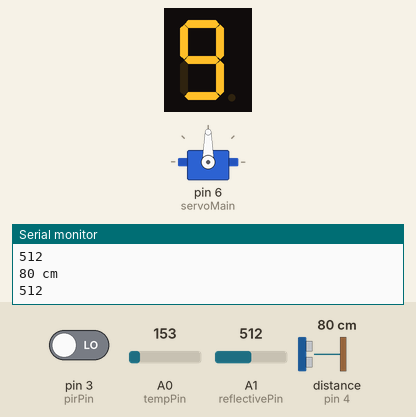
The sketch below on a simulated Arduino Uno, built with avr-gcc and run on an emulated ATmega328P. On the bench: 1-digit seven-segment display, servo, the last lines printed to the serial monitor. Wiring (inferred from the names in the program): ultrasonic range finder: trigger pin 5; echo pin 4; 1-digit 7-segment display, segments lit when HIGH: segments pin 7, pin 8, pin 9, pin 10, pin 11, pin 12, pin 13. The inputs (shaded band) are chosen by the test bench; at power-on: pin 3 (pirPin) LOW, distance to the obstacle (sensor on pin 4) 80 cm, A0 (tempPin) = 153, A1 (reflectivePin) = 512. The echo pulse lasts 58.3 µs per cm; the segment pins are drawn as the display they are named for.

Above: at 3.8 s.
3.9 s: pin 3 (pirPin) driven HIGH
At 6.8 s:
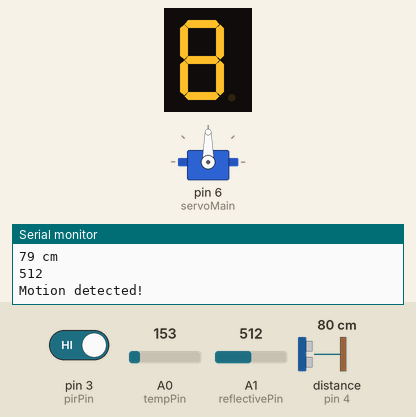
11.5 s: distance to the obstacle (sensor on pin 4) set to 13 cm
15.4 s: distance to the obstacle (sensor on pin 4) set to 10 cm
At 19.8 s:
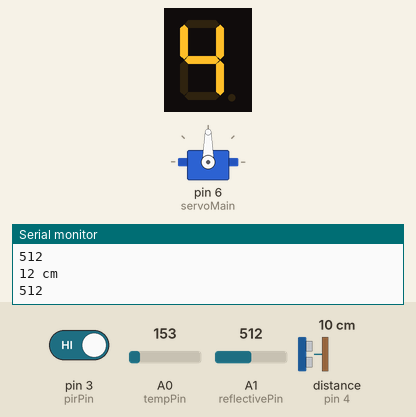
23.1 s: distance to the obstacle (sensor on pin 4) set to 2 cm
At 29.2 s:
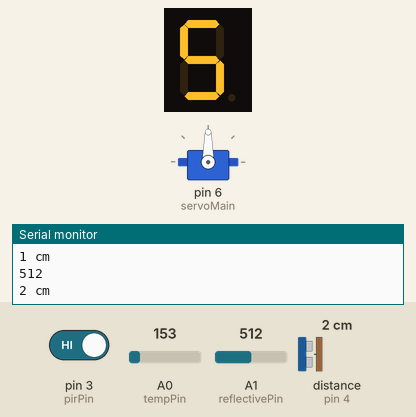
30.8 s: distance to the obstacle (sensor on pin 4) set to 5 cm
At 35.1 s:
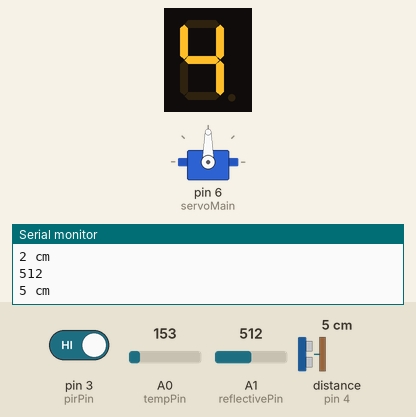
37.5 s: pin 3 (pirPin) driven LOW
At 39.8 s:
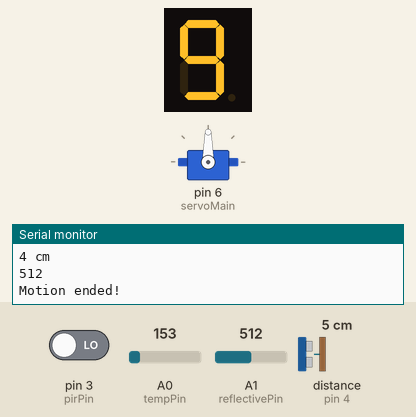
Timing chart, 0 to 41.3 s (numbered marks = the images above; inputs shaded):
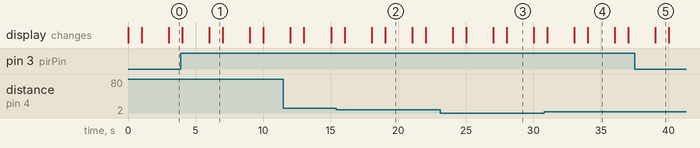

Measured:
- after the input at 3.9 s, the display: first differs from a run without the input after 2.1 s (image 1)
- after the input at 15.4 s, the display: first differs from a run without the input after 3.6 s (image 2)
- after the input at 23.1 s, the display: first differs from a run without the input after 1.9 s (image 3)
- after the input at 30.8 s, the display: first differs from a run without the input after 3.2 s (image 4)
- what the display in image 1 shows lasts 1.0 s, from 6.0 s to 7.0 s
- what the display in image 2 shows lasts 2.0 s, from 19.0 s to 21.0 s

The sketch:

Prototype_11-5-16.ino
```cpp
#include <Servo.h>

//PIR Sensor Pins
#define pirPin 3

//Ping Sensor Pins
#define trigPin 5
#define echoPin 4


//7-Segment LED Pins
#define A 7
#define B 8
#define C 9
#define D 10
#define E 11
#define F_SEG 12
#define G 13

//Misc. Definitions
#define aref_voltage 3.3
#define ON HIGH
#define OFF LOW

//Temperature Variables
int tempPin = 0;
int tempReading;
float maxTemp = 23.00;

//Reflective Sensor Variables
int reflectivePin = 1;

//Servo Variables
Servo servoMain;

//PIR Sensor Variables
int pirState = LOW;
int pirValue = 0;

// Microphone Variables
#define MIC A2
int micReading = 0;


void setup() {
  //LED Setup
  pinMode(A, OUTPUT);
  pinMode(B, OUTPUT);
  pinMode(C, OUTPUT);
  pinMode(D, OUTPUT);
  pinMode(E, OUTPUT);
  pinMode(F_SEG, OUTPUT);
  pinMode(G, OUTPUT);

  //Temperature Setup
  analogReference(EXTERNAL);

  //Servo Setup
  servoMain.attach(6); //Connects the Servo to Digital Pin 6

  //Ping Sensor Setup
  pinMode(trigPin, OUTPUT);
  pinMode(echoPin, INPUT);

  Serial.begin(9600);

}

void loop()
{

  //------------------------Reflective Sensor Readings------------------------------
  int reflectiveValue = analogRead(reflectivePin);
  Serial.println(reflectiveValue);

  //-------------------------Temp Readings-----------------------------
  tempReading = analogRead(tempPin);
  float voltage = tempReading * aref_voltage;
  voltage /= 1024.0;
  float temperatureC = (voltage - 0.5) * 50;

  //-------------------------Ping Readings------------------------------
  long duration, distance;
  digitalWrite(trigPin, LOW);  // Added this line
  delayMicroseconds(2); // Added this line
  digitalWrite(trigPin, HIGH);
  delayMicroseconds(10); // Added this line
  digitalWrite(trigPin, LOW);
  duration = pulseIn(echoPin, HIGH);
  distance = (duration/2) / 29.1;

  //-------------------------PIR Readings-----------------------------
  pirValue = digitalRead(pirPin);  // read input value


    //*********************PIR Testing*********************
  if (pirValue == HIGH)
  {            // check if the input is HIGH
    eight();
    if (pirState == LOW)
    {
      // we have just turned on
      Serial.println("Motion detected!");
      // We only want to print on the output change, not state
      pirState = HIGH;
    }
  }

  else
  {
    nine();
    if (pirState == HIGH)
    {
      // we have just turned of
      Serial.println("Motion ended!");
      // We only want to print on the output change, not state
      pirState = LOW;
    }
  }

  delay(1000);


  //*********************Reflective Testing*********************
//  if( reflectiveValue >= 500)
//  {
//    six();
//    delay(1000);
//  }
//  else
//  {
//    seven();
//    delay(1000);
//  }

  //*********************Ping Testing*********************
  if (distance > 4 && distance <= 10)
  {  // This is where the LED On/Off happens
    four();
    delay(1000);
  }
  else
  {
    five();
    delay(1000);
  }
  if (distance >= 200 || distance <= 0)
  {
    Serial.println("Out of range");
  }
  else
  {
    Serial.print(distance);
    Serial.println(" cm");
  }

  delay(1000);

  //*********************Temp & LED Testing*********************
//  if(temperatureC > maxTemp)
//  {
//    one();
//    delay(1000);
//    two();
//    delay(1000);
//    three();
//    delay(1000);
//
//    if (servoMain.read() == 180)
//    {
//
//    }
//    else
//    {
//      servoMain.write(180);
//    }
//  }
//  else
//  {
//    zero();
//    servoMain.write(0);
//    delay(250);
//    servoMain.write(90);
//    delay(250);
//    servoMain.write(0);
//
//  }
//
//  delay(1000);


//  servoMain.write(0);
//  delay(1000);
//  servoMain.write(90);
//  delay(1000);
//  servoMain.write(0);

}


void Mic()
{

 micReading = analogRead(MIC)*10;
 Serial.println(micReading);

 if (micReading>1)
 {
    zero();
 }

 if (micReading>300)
 {
    one();
 }

 if (micReading>800)
 {
    two();
 }

 if (micReading>950)
 {
    three();
 }

}


// 0 => ABCDEF
void zero() {
  digitalWrite(A, ON);
  digitalWrite(B, ON);
  digitalWrite(C, ON);
  digitalWrite(D, ON);
  digitalWrite(E, ON);
  digitalWrite(F_SEG, ON);
  digitalWrite(G, OFF);
}

// 1 => BC
void one() {
  digitalWrite(A, OFF);
  digitalWrite(B, ON);
  digitalWrite(C, ON);
  digitalWrite(D, OFF);
  digitalWrite(E, OFF);
  digitalWrite(F_SEG, OFF);
  digitalWrite(G, OFF);
}

// 2 => ABDEG
void two() {
  digitalWrite(A, ON);
  digitalWrite(B, ON);
  digitalWrite(C, OFF);
  digitalWrite(D, ON);
  digitalWrite(E, ON);
  digitalWrite(F_SEG, OFF);
  digitalWrite(G, ON);
}

// 3 => ABCDG
void three() {
  digitalWrite(A, ON);
  digitalWrite(B, ON);
  digitalWrite(C, ON);
  digitalWrite(D, ON);
  digitalWrite(E, OFF);
  digitalWrite(F_SEG, OFF);
  digitalWrite(G, ON);
}

// 4 => BCFG
void four() {
  digitalWrite(A, OFF);
  digitalWrite(B, ON);
  digitalWrite(C, ON);
  digitalWrite(D, OFF);
  digitalWrite(E, OFF);
  digitalWrite(F_SEG, ON);
  digitalWrite(G, ON);
}

// 5 => ACDFG
void five() {
  digitalWrite(A, ON);
  digitalWrite(B, OFF);
  digitalWrite(C, ON);
  digitalWrite(D, ON);
  digitalWrite(E, OFF);
  digitalWrite(F_SEG, ON);
  digitalWrite(G, ON);
}

// 6 => ACDEFG
void six() {
  digitalWrite(A, ON);
  digitalWrite(B, OFF);
  digitalWrite(C, ON);
  digitalWrite(D, ON);
  digitalWrite(E, ON);
  digitalWrite(F_SEG, ON);
  digitalWrite(G, ON);
}

// 7 => ABC
void seven() {
  digitalWrite(A, ON);
  digitalWrite(B, ON);
  digitalWrite(C, ON);
  digitalWrite(D, OFF);
  digitalWrite(E, OFF);
  digitalWrite(F_SEG, OFF);
  digitalWrite(G, OFF);
}

// 8 => ABCDEFG
void eight() {
  digitalWrite(A, ON);
  digitalWrite(B, ON);
  digitalWrite(C, ON);
  digitalWrite(D, ON);
  digitalWrite(E, ON);
  digitalWrite(F_SEG, ON);
  digitalWrite(G, ON);
}

// 9 => ABCDFG
void nine() {
  digitalWrite(A, ON);
  digitalWrite(B, ON);
  digitalWrite(C, ON);
  digitalWrite(D, ON);
  digitalWrite(E, OFF);
  digitalWrite(F_SEG, ON);
  digitalWrite(G, ON);
}
```
